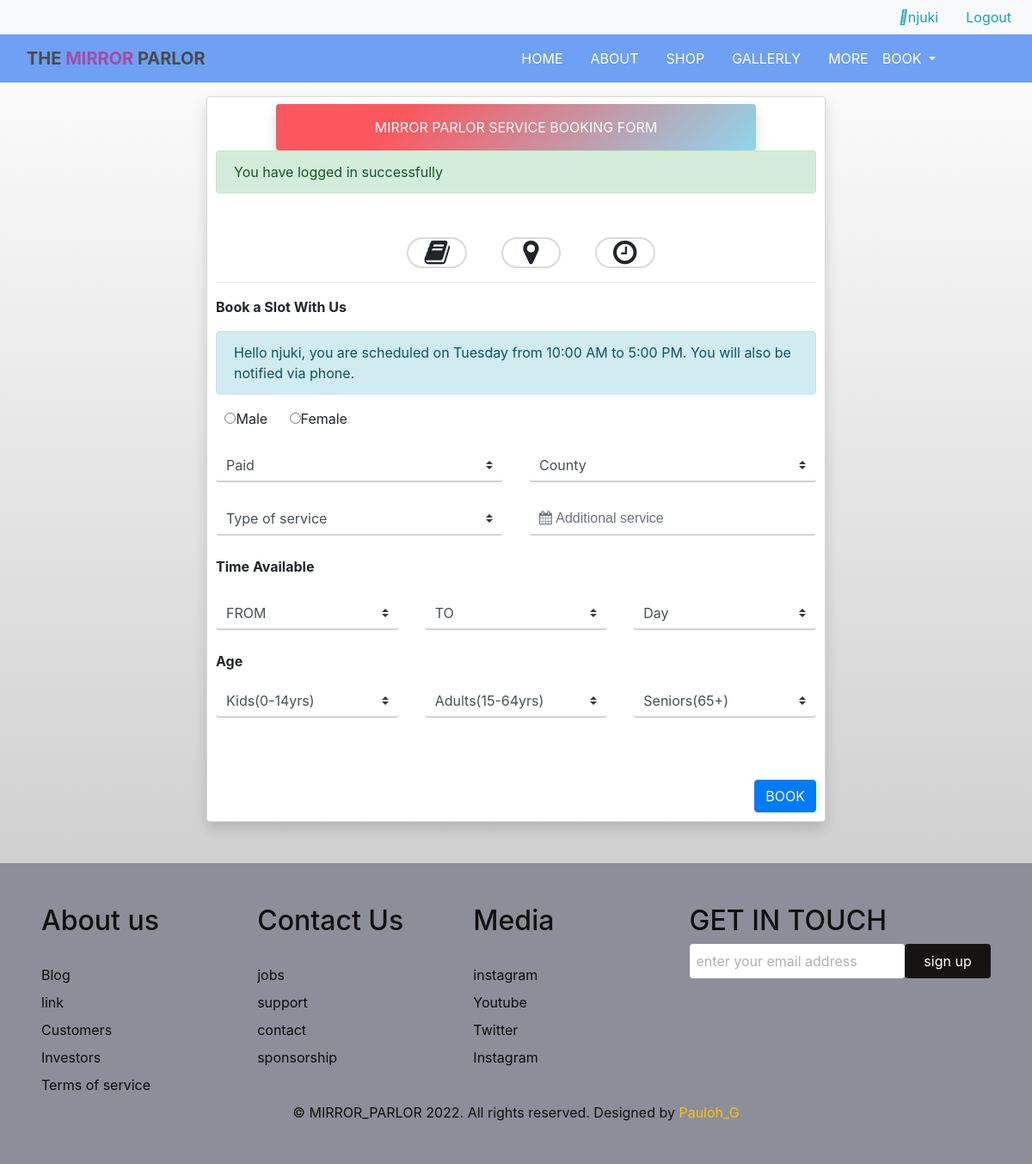
Page /pages/customer.php (signed in) on the committed database.
### tables this page shows
CREATE TABLE `customers` (
  `id` int(255) NOT NULL,
  `admin_id` int(255) NOT NULL,
  `user_id` int(255) NOT NULL,
  `gender` varchar(255) NOT NULL,
  `paid` varchar(255) NOT NULL,
  `county` varchar(255) NOT NULL,
  `service` varchar(255) NOT NULL,
  `add_service` varchar(255) NOT NULL,
  `fromm` varchar(255) NOT NULL,
  `too` varchar(255) NOT NULL,
  `day` varchar(255) NOT NULL,
  `kids` varchar(255) NOT NULL,
  `adult` varchar(255) NOT NULL,
  `seniors` varchar(255) NOT NULL,
  `activation` tinyint(4) NOT NULL
);

### app/database/db.php (called while the page is built, shortened)
<?php
    require('connect.php');
    function executeQuery($sql, $data){
        global $conn;
        $stml = $conn->prepare($sql);
        $types = array_values($data);
        $values = str_repeat('s', count($types));
        $stml->bind_param($values, ...$types);
        $stml->execute();
        return $stml;
    }
    function selectOne($table, $conditions){
        $sql = "SELECT * FROM $table";
        $i=0;
        foreach ($conditions as $key => $value) {
            if ($i === 0) {
                $sql = $sql . " WHERE $key = ?";
            }else {
                $sql = $sql . " AND $key = ?";
            }
            $i++;
        }
        $sql = $sql . " LIMIT 1";
        $stml = executeQuery($sql, $conditions);
        $records = $stml->get_result()->fetch_assoc();
        return $records;
    }

### pages/customer.php (the view, shortened to what this page needs)
<?php
    $view = selectOne('customers', ['user_id' => $_SESSION['id']]);
?>
<!DOCTYPE html>
<html lang="en">
<head>
    <link rel="stylesheet" href="https://cdnjs.cloudflare.com/ajax/libs/bootstrap/4.6.1/css/bootstrap.min.css" />
    <link rel="stylesheet" href="https://cdnjs.cloudflare.com/ajax/libs/font-awesome/4.7.0/css/font-awesome.min.css">
    <link rel="stylesheet" href="../assets/css/customer.css">
    <link rel="stylesheet" href="../assets/css/index.css">
</head>
<body>
      <?php include('../app/helpers/header.php'); ?>
<div class="card shadow mb-5 bg-white rounded mt-3">
    <div class="card-body">
        <form action='customer.php' method='post'>
            <p class="card-title text-center shadow mt-2 rounded">MIRROR PARLOR SERVICE BOOKING FORM</p>
            <?php include(ROOT_PATH . '/app/includes/successmsg.php') ?>
            <div class="icons text-center">
                <i class="fa fa-book fa-2x" aria-hidden="true"></i>
                <i class="fa fa-map-marker fa-2x" aria-hidden="true"></i>
                <i class="fa fa-clock-o fa-2x" aria-hidden="true"></i> </div>
            <hr>
            <p class="searchText"><strong>Book a Slot With Us</strong></p>
            <?php if($view['activation'] == 1): ?>
                <div class="alert alert-info" role='alert'>
                    Hello <?php echo $_SESSION['username'] ?>, you are scheduled on <?php echo $view['day'] ?> from <?php echo $view['fromm'] ?> to <?php echo $view['too'] ?>. You will also be notified via phone.
                </div>
            <?php else: ?>
                <?php include(ROOT_PATH . '/app/includes/errormsg.php') ?>
            <?php endif; ?>
            <div class="row mb-3 mt-3"> <label class="radiobtn">
                <input type="radio" name="gender" value="male">Male</label> <label class="radiobtn">
                <input type="radio" name="gender" value="female">Female</label>
            </div>
            <div class="row">
                <div class="col-sm-6">
                    <select class="browser-default custom-select mb-4" name="paid" id="select">
                        <option value="" disabled="" selected="">Paid</option>
                    </select>
                </div>
                <div class="col-sm-6">
                    <select class="browser-default custom-select mb-4" name="county" id="select">
                        <option value="" disabled="" selected="" >County</option>
                    </select>
                </div>
            </div>
            <div class="row">
                <div class="col-sm-6">
                    <div> <select class="browser-default custom-select mb-4" name="service" id="select">
                    <option value="" disabled="" selected="" >Type of service</option>
                </select> </div></div>
                <div class="col-sm-6">
                    <input placeholder="&#xf073; Additional service" name="add_service" type="text" id="date-picker-example" class="form-control datepicker" style="font-family:Arial, FontAwesome">
                </div>
            </div>
            <div><p style="font-weight: bold" >Time Available</p></div>
            <div class="row mt-4">
                <div class="col-sm-4">
                    <select class="browser-default custom-select mb-4" name="fromm" id="select">
                        <option value="" disabled="" selected="">FROM</option>
                    </select> </div>
                <div class="col-sm-4">
                    <select class="browser-default custom-select mb-4" name="too" id="select">
                        <option value="" disabled="" selected="">TO</option>
                    </select>
                </div>
                    <div class="col-sm-4">
                        <select class="browser-default custom-select mb-4" name="day" id="select">
                            <option value="" disabled="" selected="">Day</option>
                            </select>
                    </div>
            </div>
            <div><p style="font-weight: bold" >Age</p></div>
            <div class="row">
                <div class="col-sm-4">
                    <select class="browser-default custom-select mb-4" name="kids" id="select">
                        <option value="" disabled="" selected="">Kids(0-14yrs)</option>
                    </select>
                </div>
                <div class="col-sm-4">
                    <select class="browser-default custom-select mb-4" name="adult" id="select">
                        <option value="" disabled="" selected="">Adults(15-64yrs)</option>
                    </select> </div>
                <div class="col-sm-4">
                    <select class="browser-default custom-select mb-4" name="seniors" id="select">
                        <option value="" disabled="" selected="">Seniors(65+)</option>
                    </select>
                </div>
            </div>
            <button type='submit' name='btnCustomer' class="btn btn-primary float-right mt-5 rounded" >BOOK</button>
        </form>
    </div>
</div>
<?php include("../app/helpers/footer.php"); ?>

### assets/css/customer.css (style rules this page uses)
.card { margin: auto; border: solid 1px #dbdad7; width: 60%; padding-left: 10px !important; padding-bottom: 10px !important; padding-right: 10px !important; padding-top: 0px !important }
.card-title { margin: auto; padding: 15px; background-image: linear-gradient(315deg, #90d5ec 0%, #fc575e 74%); color: white; width: 80% }
div.card-body { padding: 0px }
.custom-select { width: 100% }
input { outline: 0 !important; border-width: 0 0 2px !important; border-color: #d1d1cf !important }
select { outline: 0 !important; border-width: 0 0 2px !important; border-color: #d1d1cf !important }
.radiobtn { margin-left: 3.5% }
.icons { margin: auto !important }
.fa { border-radius: 25px; width: 10%; margin-left: 5%; border: solid 2px #dbdad7; margin-top: 5%; text-align: center }

### assets/css/index.css (style rules this page uses)
.text-center { left: 50%; top: 50%; transform: translate-y(-50%, -50%); }

### pages/customer.php (style rules this page uses)
body { background: linear-gradient(to bottom, white, rgb(192,192,192)); }

### rows in the picture
customers: day "Tuesday", fromm "10:00 AM", too "5:00 PM"

### other values in the picture
$_SESSION['username'] "njuki"
$_SESSION['message'] "You have logged in successfully"
